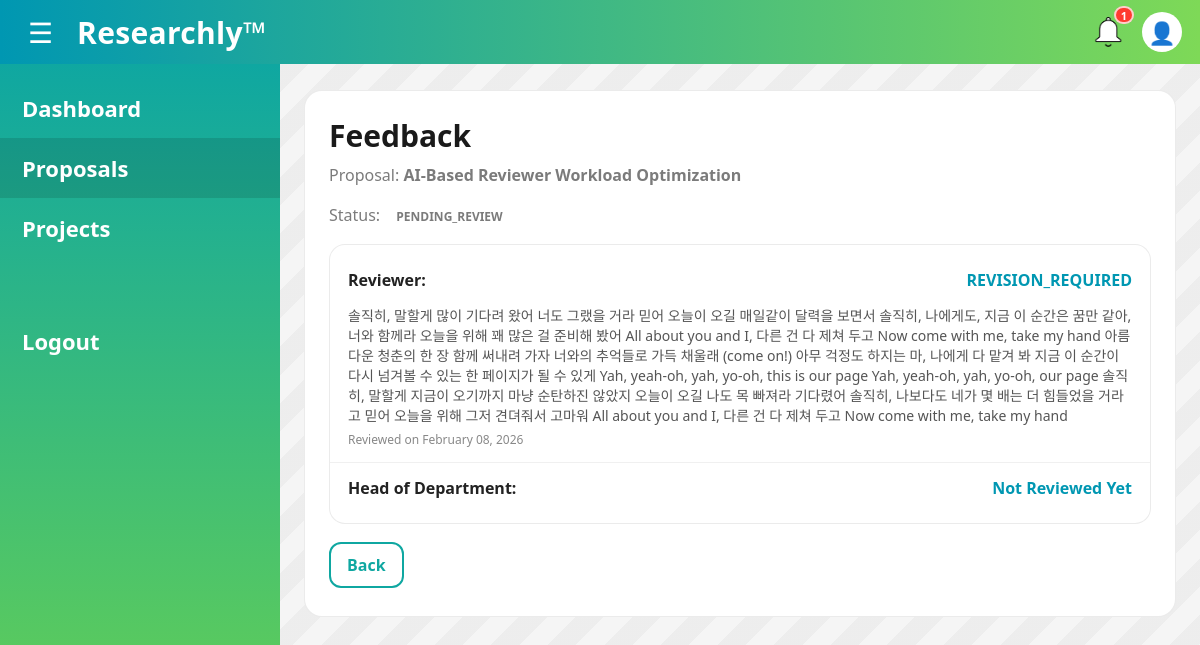
Screenshot of /researcher/proposals/e32a5e40-1285-42b8-ada8-4aef8367aaf1/feedback (signed in) with the database file from the repository.
### main.py (models this page shows)
class Proposal(db.Model):
    proposal_id = db.Column(db.String(36), primary_key=True, default=lambda: str(uuid.uuid4()))
    scheme_id = db.Column(
        db.String(36),
        db.ForeignKey('grant_scheme.scheme_id'),
    )
    researcher_id = db.Column(
        db.String(36),
        db.ForeignKey('researcher.researcher_id'),
    )
    project_title = db.Column(db.String(100), nullable=False)
    abstract = db.Column(db.String(500), nullable=False)
    methodology = db.Column(db.String(500), nullable=False)
    requested_budget = db.Column(db.Integer, nullable=False)
    expertise_needed = db.Column(db.String(500), nullable=True)
    submission_date = db.Column(db.DateTime, nullable=False)
    proposal_status = db.Column(db.String(15), nullable=False)

class Review(db.Model):
    review_id = db.Column(db.String(36), primary_key=True, default=lambda: str(uuid.uuid4()))
    proposal_id = db.Column(
        db.String(36),
        db.ForeignKey('proposal.proposal_id'),
    )
    reviewer_id = db.Column(
        db.String(36),
        db.ForeignKey('reviewer.reviewer_id'),
    )
    review_date = db.Column(db.DateTime, nullable=False)
    recommendation = db.Column(db.String(20), nullable=False)
    feedback = db.Column(db.String(500), nullable=False)

### main.py (the view)
@app.route("/researcher/proposals/<proposal_id>/feedback")
@login_required
def view_proposal_feedback(proposal_id):
    prof = get_profile(current_user.id)
    if not prof or prof.role != "RESEARCHER":
        flash("Access denied.", "error")
        return redirect(url_for("dashboard"))
    proposal = Proposal.query.get(proposal_id)
    if not proposal:
        abort(404)
    reviews = (
        Review.query.filter_by(proposal_id=proposal_id)
        .order_by(Review.review_date.desc())
        .all()
    )
    latest_review = reviews[0] if reviews else None
    hod_feedback = (
        HODEndorsement.query.filter_by(proposal_id=proposal_id)
        .order_by(HODEndorsement.decision_date.desc())
        .first()
    )
    return render_template(
        "view_proposal_feedback.html",
        user=current_user,
        prof=prof,
        proposal=proposal,
        reviews=reviews,
        latest_review=latest_review,
        hod_feedback=hod_feedback,
    )

### main.py (called while the page is built)
@login_manager.user_loader
def load_user(user_id):
    return User.query.get(user_id)

def get_profile(user_id: str):
    return UserProfile.query.filter_by(user_id=user_id).first()

@app.context_processor
def inject_profile():
    if current_user.is_authenticated:
        return {"prof": get_profile(current_user.id)}
    return {"prof": None}

@app.context_processor
def inject_unread_notifications():
    if current_user.is_authenticated:
        unread_count = (Notification.query
            .filter_by(user_id=current_user.id, is_read=False)
            .count())
        return {"unread_notifications": unread_count}
    return {"unread_notifications": 0}

### templates/view_proposal_feedback.html (shortened to what this page needs)
<!DOCTYPE html>
<html lang="en">
<head>
  <link rel="stylesheet" href="{{ url_for('static', filename='css/colors.css') }}">
  <link rel="stylesheet" href="{{ url_for('static', filename='css/researcher_dashboard.css') }}">
  <link rel="stylesheet" href="{{ url_for('static', filename='css/researcher_proposals.css') }}">
</head>
<body>
{% include "_topbar.html" %}
<main class="layout">
  <aside class="sidebar">
    <a class="side-link" href="{{ url_for('researcher_dashboard') }}">Dashboard</a>
    <a class="side-link active" href="{{ url_for('researcher_proposals') }}">Proposals</a>
    <a class="side-link" href="{{ url_for('researcher_projects') }}">Projects</a>
    <div class="side-spacer"></div>
    <a class="side-link logout" href="{{ url_for('logout') }}">Logout</a>
  </aside>
  <section class="content">
    <div class="card">
      <h1>Feedback</h1>
      <p class="muted">
        Proposal: <strong>{{ proposal.project_title }}</strong>
      </p>
      <p class="muted">
        Status: <span class="status-badge status-{{ proposal.proposal_status.lower().replace(' ', '-') }}">
          {{ proposal.proposal_status }}
        </span>
      </p>
      <div class="feedback-card">
        <div class="feedback-row">
          <div class="feedback-label">Reviewer:</div>
          <div class="feedback-status">
            {% if latest_review %}
              {{ latest_review.recommendation }}
            {% else %}
              Not Reviewed Yet
            {% endif %}
          </div>
        </div>
        {% if latest_review %}
        <div class="feedback-details">
          {{ latest_review.feedback }}
          <div class="feedback-meta">Reviewed on {{ latest_review.review_date.strftime('%B %d, %Y') }}</div>
        </div>
        {% endif %}
        <div class="feedback-row">
          <div class="feedback-label">Head of Department:</div>
          <div class="feedback-status">
            {% if hod_feedback %}
              {{ hod_feedback.decision }}
            {% else %}
              Not Reviewed Yet
            {% endif %}
          </div>
        </div>
      </div>
      <div class="cta-row">
        <a class="btn ghost" href="{{ url_for('view_proposal', proposal_id=proposal.proposal_id) }}">Back</a>
      </div>
    </div>
  </section>
</main>
</body>
</html>

### static/css/colors.css (style rules this page uses)
:root { --accent-1: #7ed957; --accent-2: #0097b2; --font-1: #28a5a8; }

### static/css/researcher_dashboard.css (style rules this page uses)
* { box-sizing: border-box; font-family: "Segoe UI", Arial, sans-serif; }
body { margin: 0; background: #f5f5f5; }
.layout { display: grid; grid-template-columns: 280px 1fr; min-height: calc(100vh - 64px); }
.sidebar { background: linear-gradient(180deg, #0fa7a1, #6bd24f); padding: 14px 0; color: #fff; }
.side-link { display: block; padding: 18px 22px; color: #fff; text-decoration: none; font-weight: 700; font-size: 22px; line-height: 1.1; }
.side-link.active { background: rgba(0,0,0,0.12); }
.side-spacer { height: 40px; }
.side-link.logout { margin-top: 12px; }
.content { padding: 26px 24px 40px; background: repeating-linear-gradient( 135deg, rgba(0,0,0,0.03) 0, rgba(0,0,0,0.03) 20px, rgba(255,255,255,0.0) 20px, rgba(255,255,255,0.0) 40px ); }
.card { max-width: 1100px; margin: 0 auto; background: #fff; border-radius: 18px; border: 1px solid rgba(0,0,0,0.08); padding: 24px 24px 28px; }
.card h1 { margin: 0 0 8px; font-size: 30px; color: #1a1a1a; }
.muted { margin: 0 0 18px; color: #7b7b7b; }
.cta-row { margin-top: 18px; display: flex; gap: 10px; }
.btn { display: inline-block; padding: 10px 16px; border-radius: 12px; font-weight: 800; text-decoration: none; border: 2px solid transparent; }
.btn.ghost { background: #fff; color: #0fa7a1; border-color: #0fa7a1; }

### static/css/researcher_proposals.css (style rules this page uses)
.status-badge { padding: 6px 12px; border-radius: 999px; font-size: 12px; font-weight: 800; }
.feedback-card { border-radius: 16px; border: 1px solid rgba(0,0,0,0.08); background: #fff; padding: 10px 0; margin-top: 16px; }
.feedback-row { display: flex; align-items: center; justify-content: space-between; padding: 14px 18px; border-top: 1px solid rgba(0,0,0,0.06); }
.feedback-row:first-child { border-top: none; }
.feedback-label { font-weight: 800; color: #222; }
.feedback-status { font-weight: 700; color: var(--accent-2); }
.feedback-details { padding: 0 18px 14px; color: #555; font-size: 14px; }
.feedback-meta { margin-top: 6px; font-size: 12px; color: #888; }

### rows the page displays
Proposal: project_title "AI-Based Reviewer Workload Optimization", proposal_status "PENDING_REVIEW"
Review: recommendation "REVISION_REQUIRED", feedback "솔직히, 말할게 많이 기다려 왔어 너도 그랬을 거라 믿어 오늘이 오길 매일같이 달력을 보면서 솔직히, 나에게도, 지금 이 순간은 꿈만 같아, 너와 함께라 오늘을 위해 꽤 많은 걸 준비해 봤어 All about you and I, 다른 건 다 제쳐 두고 Now come with me, take my hand 아름다운 청춘의 한 장 함께 써내려 가자 너와의 추억들로 가득 채울래 (come on!) 아무 걱정도 하지는 마, 나에게 다 맡겨 봐 지금 이 순간이 다시 넘겨볼 수 있는 한 페이지가 될 수 있게 Yah, yeah-oh, yah, yo-oh, this is our page Yah, yeah-oh, yah, yo-oh, our page 솔직히, 말할게 지금이 오기까지 마냥 순탄하진 않았지 오늘이 오길 나도 목 빠져라 기다렸어 솔직히, 나보다도 네가 몇 배는 더 힘들었을 거라고 믿어 오늘을 위해 그저 견뎌줘서 고마워 All about you and I, 다른 건 다 제쳐 두고 Now come with me, take my hand", review_date "February 08, 2026"

### other values shown
{{ unread_notifications }} "1"
